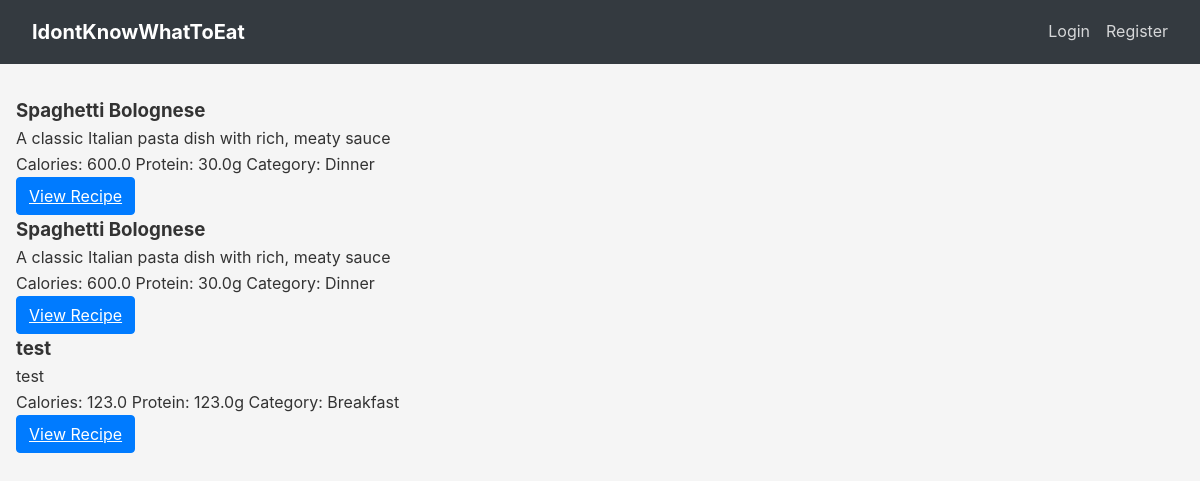
The page /index on the database as committed earlier.
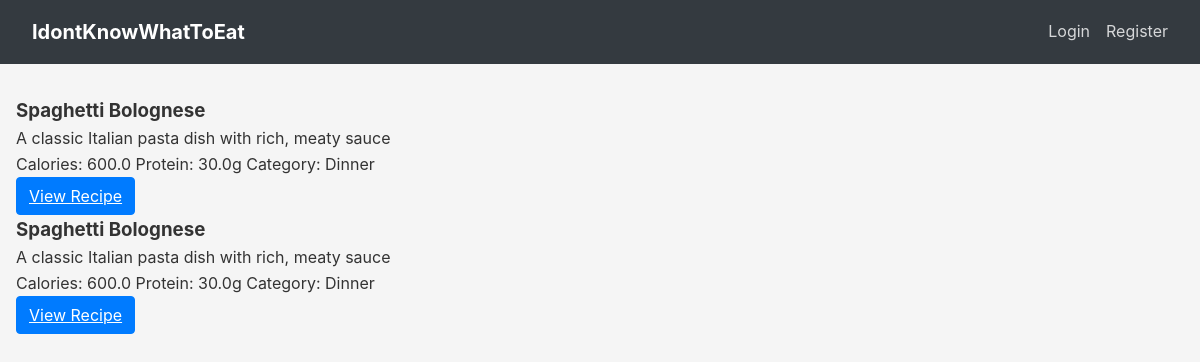
The same page on the database as committed later.
### app/models.py (models this page shows)
class Recipe(db.Model):
    id = db.Column(db.Integer, primary_key=True)
    title = db.Column(db.String(100), nullable=False)
    description = db.Column(db.Text)
    ingredients = db.Column(db.Text, nullable=False)
    instructions = db.Column(db.Text, nullable=False)
    calories = db.Column(db.Float, nullable=False)
    protein = db.Column(db.Float, nullable=False)
    created_at = db.Column(db.DateTime, default=datetime.utcnow)
    user_id = db.Column(db.Integer, db.ForeignKey('user.id'))
    category_id = db.Column(db.Integer, db.ForeignKey('category.id'))

class Category(db.Model):
    id = db.Column(db.Integer, primary_key=True)
    name = db.Column(db.String(50), unique=True, nullable=False)
    recipes = db.relationship('Recipe', backref='category', lazy='dynamic')

### app/main/routes.py (the view)
@bp.route('/')
@bp.route('/index')
def index():
    recipes = Recipe.query.all()
    return render_template('index.html', title='Home', recipes=recipes)

### app/templates/index.html (shortened to what this page needs)
{% extends "base.html" %}
{% block content %}
    <div class="recipe-list">
        {% if recipes %}
            {% for recipe in recipes %}
                <div class="card recipe-card">
                    <div class="card-body">
                        <h3 class="card-title">{{ recipe.title }}</h3>
                        <p class="card-text">{{ recipe.description }}</p>
                        <div class="recipe-meta">
                            <span>Calories: {{ recipe.calories }}</span>
                            <span>Protein: {{ recipe.protein }}g</span>
                            <span>Category: {{ recipe.category.name }}</span>
                        </div>
                        <a href="{{ url_for('main.view_recipe', id=recipe.id) }}" class="btn btn-primary">View Recipe</a>
                    </div>
                </div>
            {% endfor %}
        {% else %}
            <div class="alert alert-info">
                No recipes found. {% if current_user.is_authenticated %}Create a new recipe!{% else %}Login to create recipes!{% endif %}
            </div>
        {% endif %}
    </div>
{% endblock %}

### app/templates/base.html (shortened to what this page needs)
<!DOCTYPE html>
<html lang="en">
<head>
    <link rel="stylesheet" href="{{ url_for('static', filename='css/styles.css') }}">
</head>
<body>
    <nav class="navbar">
        <div class="navbar-container">
            <a class="navbar-brand" href="{{ url_for('main.index') }}">IdontKnowWhatToEat</a>
            <ul class="navbar-nav">
                {% if current_user.is_authenticated %}
                    <li class="nav-item">
                        <a class="nav-link" href="{{ url_for('main.new_recipe') }}">New Recipe</a>
                    </li>
                    <li class="nav-item">
                        <a class="nav-link" href="{{ url_for('main.user', username=current_user.username) }}">Profile</a>
                    </li>
                    <li class="nav-item">
                        <a class="nav-link" href="{{ url_for('main.logout') }}">Logout</a>
                    </li>
                {% else %}
                    <li class="nav-item">
                        <a class="nav-link" href="{{ url_for('main.login') }}">Login</a>
                    </li>
                    <li class="nav-item">
                        <a class="nav-link" href="{{ url_for('main.register') }}">Register</a>
                    </li>
                {% endif %}
            </ul>
        </div>
    </nav>
    <div class="main-container">
        {% block content %}{% endblock %}
    </div>
</body>
</html>

### app/static/css/styles.css (style rules this page uses)
:root { --primary-color: #007bff; --secondary-color: #6c757d; --success-color: #28a745; --danger-color: #dc3545; --light-color: #f8f9fa; --dark-color: #343a40; --border-color: #dee2e6; }
* { margin: 0; padding: 0; box-sizing: border-box; }
body { font-family: -apple-system, BlinkMacSystemFont, 'Segoe UI', Roboto, Oxygen, Ubuntu, Cantarell, sans-serif; line-height: 1.6; color: #333; background-color: #f5f5f5; }
.navbar { background-color: var(--dark-color); padding: 1rem; margin-bottom: 2rem; }
.navbar-container { max-width: 1200px; margin: 0 auto; display: flex; align-items: center; justify-content: space-between; padding: 0 1rem; }
.navbar-brand { color: white; text-decoration: none; font-size: 1.25rem; font-weight: bold; }
.navbar-nav { display: flex; list-style: none; margin-left: auto; }
.nav-item { margin-left: 1rem; }
.nav-link { color: rgba(255, 255, 255, 0.8); text-decoration: none; }
.main-container { max-width: 1200px; margin: 0 auto; padding: 0 1rem; }
.btn { display: inline-block; font-weight: 400; text-align: center; white-space: nowrap; vertical-align: middle; user-select: none; border: 1px solid transparent; padding: 0.375rem 0.75rem; font-size: 1rem; line-height: 1.5; border-radius: 0.25rem; cursor: pointer; transition: background-color 0.15s ease-in-out, border-color 0.15s ease-in-out; }
.btn-primary { color: #fff; background-color: var(--primary-color); border-color: var(--primary-color); }

Rows that differ between the two databases and show on the page:
removed Recipe: title "test", description "test", calories "123.0", protein "123.0", category.name "Breakfast"
